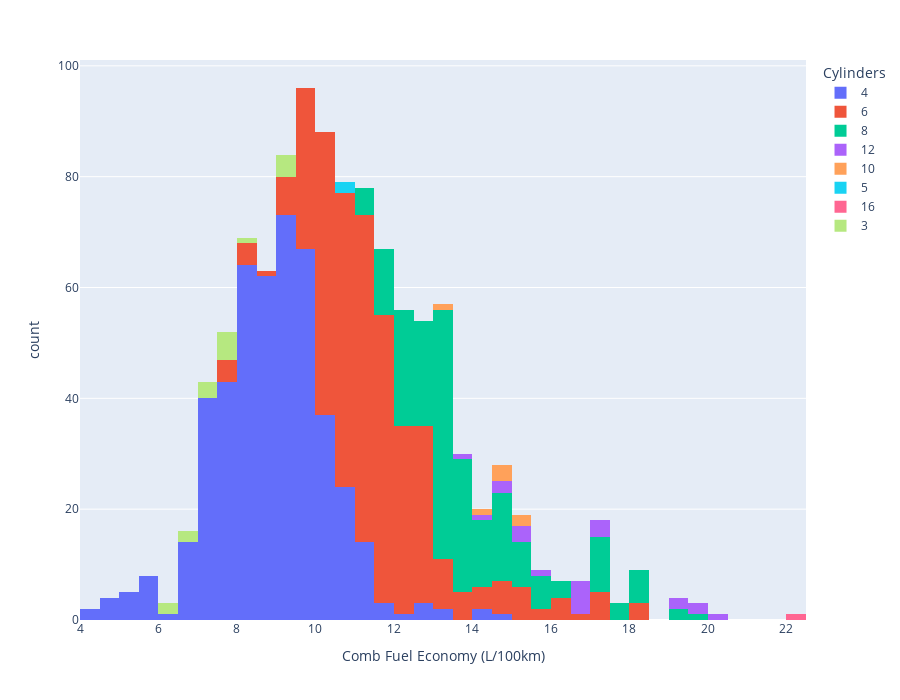

Notebook source saved alongside this figure:
### Code cell
fig = px.histogram(fuel_ratings_2018, x='Comb Fuel Economy (L/100km)', color='Cylinders')
fig.update_layout(height=700)

fig.show()

### Figure 1 — Plotly figure (JSON) as saved in the notebook; plotly's stock layout.template omitted (floating-point values rounded to 4 significant figures; data arrays with more than 128 entries replaced by an {"elided": "..."} marker saying what was removed)
{"data": [{"alignmentgroup": "True", "bingroup": "x", "hovertemplate": "Cylinders=4<br>Comb Fuel Economy (L/100km)=%{x}<br>count=%{y}<extra></extra>", "legendgroup": "4", "marker": {"color": "#636efa", "pattern": {"shape": ""}}, "name": "4", "offsetgroup": "4", "orientation": "v", "showlegend": true, "type": "histogram", "x": {"elided": "470 float values"}, "xaxis": "x", "yaxis": "y"}, {"alignmentgroup": "True", "bingroup": "x", "hovertemplate": "Cylinders=6<br>Comb Fuel Economy (L/100km)=%{x}<br>count=%{y}<extra></extra>", "legendgroup": "6", "marker": {"color": "#EF553B", "pattern": {"shape": ""}}, "name": "6", "offsetgroup": "6", "orientation": "v", "showlegend": true, "type": "histogram", "x": {"elided": "371 float values"}, "xaxis": "x", "yaxis": "y"}, {"alignmentgroup": "True", "bingroup": "x", "hovertemplate": "Cylinders=8<br>Comb Fuel Economy (L/100km)=%{x}<br>count=%{y}<extra></extra>", "legendgroup": "8", "marker": {"color": "#00cc96", "pattern": {"shape": ""}}, "name": "8", "offsetgroup": "8", "orientation": "v", "showlegend": true, "type": "histogram", "x": {"elided": "193 float values"}, "xaxis": "x", "yaxis": "y"}, {"alignmentgroup": "True", "bingroup": "x", "hovertemplate": "Cylinders=12<br>Comb Fuel Economy (L/100km)=%{x}<br>count=%{y}<extra></extra>", "legendgroup": "12", "marker": {"color": "#ab63fa", "pattern": {"shape": ""}}, "name": "12", "offsetgroup": "12", "orientation": "v", "showlegend": true, "type": "histogram", "x": [13.7, 14.1, 14.7, 15.9, 16.6, 16.6, 16.6, 15.1, 19.4, 19.8, 19.4, 19.8, 20.3, 15.1, 14.5, 15.1, 17, 17, 17, 16.6, 16.6, 16.6], "xaxis": "x", "yaxis": "y"}, {"alignmentgroup": "True", "bingroup": "x", "hovertemplate": "Cylinders=10<br>Comb Fuel Economy (L/100km)=%{x}<br>count=%{y}<extra></extra>", "legendgroup": "10", "marker": {"color": "#FFA15A", "pattern": {"shape": ""}}, "name": "10", "offsetgroup": "10", "orientation": "v", "showlegend": true, "type": "histogram", "x": [13.1, 14.5, 14.5, 14.4, 15, 14.5, 15], "xaxis": "x", "yaxis": "y"}, {"alignmentgroup": "True", "bingroup": "x", "hovertemplate": "Cylinders=5<br>Comb Fuel Economy (L/100km)=%{x}<br>count=%{y}<extra></extra>", "legendgroup": "5", "marker": {"color": "#19d3f3", "pattern": {"shape": ""}}, "name": "5", "offsetgroup": "5", "orientation": "v", "showlegend": true, "type": "histogram", "x": [10.5, 10.5], "xaxis": "x", "yaxis": "y"}, {"alignmentgroup": "True", "bingroup": "x", "hovertemplate": "Cylinders=16<br>Comb Fuel Economy (L/100km)=%{x}<br>count=%{y}<extra></extra>", "legendgroup": "16", "marker": {"color": "#FF6692", "pattern": {"shape": ""}}, "name": "16", "offsetgroup": "16", "orientation": "v", "showlegend": true, "type": "histogram", "x": [22.2], "xaxis": "x", "yaxis": "y"}, {"alignmentgroup": "True", "bingroup": "x", "hovertemplate": "Cylinders=3<br>Comb Fuel Economy (L/100km)=%{x}<br>count=%{y}<extra></extra>", "legendgroup": "3", "marker": {"color": "#B6E880", "pattern": {"shape": ""}}, "name": "3", "offsetgroup": "3", "orientation": "v", "showlegend": true, "type": "histogram", "x": [8.4, 7.5, 7, 7.9, 7.5, 7.9, 7.4, 9, 9.1, 7.9, 7.4, 9.2, 9.1, 6, 6.5, 6.4, 6.6], "xaxis": "x", "yaxis": "y"}], "layout": {"barmode": "relative", "height": 700, "legend": {"title": {"text": "Cylinders"}, "tracegroupgap": 0}, "margin": {"t": 60}, "xaxis": {"anchor": "y", "domain": [0, 1], "title": {"text": "Comb Fuel Economy (L/100km)"}}, "yaxis": {"anchor": "x", "domain": [0, 1], "title": {"text": "count"}}}}
